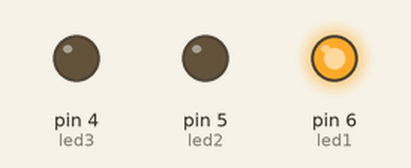
Recording of a sketch running on a simulated Arduino Uno, built with avr-gcc and run on an emulated ATmega328P. Shown: output pins drawn as LEDs (lit = HIGH).

Above: at 1.5 s.
At 4.5 s:
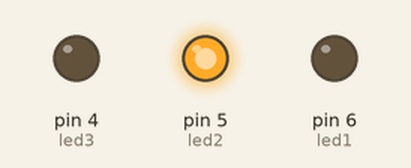
At 7.5 s:
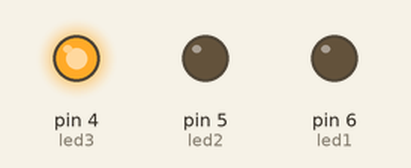
Timing chart, 0 to 11.7 s (numbered marks = the images above):
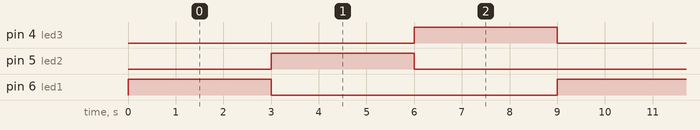

The sketch:

TRAFFIC_LIGHT.ino
```cpp
int led1=6;
int led2=5;
int led3=4;
void setup()
{
  pinMode(led1, OUTPUT);
  pinMode(led2, OUTPUT);
  pinMode(led3, OUTPUT);
}

void loop()
{
  digitalWrite(led1, HIGH);
  delay(3000); // Wait for 1000 millisecond(s)
  digitalWrite(led1, LOW);
  digitalWrite(led2, HIGH);
  delay(3000); // Wait for 1000 millisecond(s)
  digitalWrite(led2, LOW);
  digitalWrite(led3, HIGH);
  delay(3000); // Wait for 1000 millisecond(s)
  digitalWrite(led3, LOW);
}
```

Measured:
- by itself, pin 4 (led3), pin 5 (led2), pin 6 (led1): alternates HIGH for 3.0 s and LOW for 6.0 s
- by itself, everything shown: repeats every 9.0 s, in 4 steps
